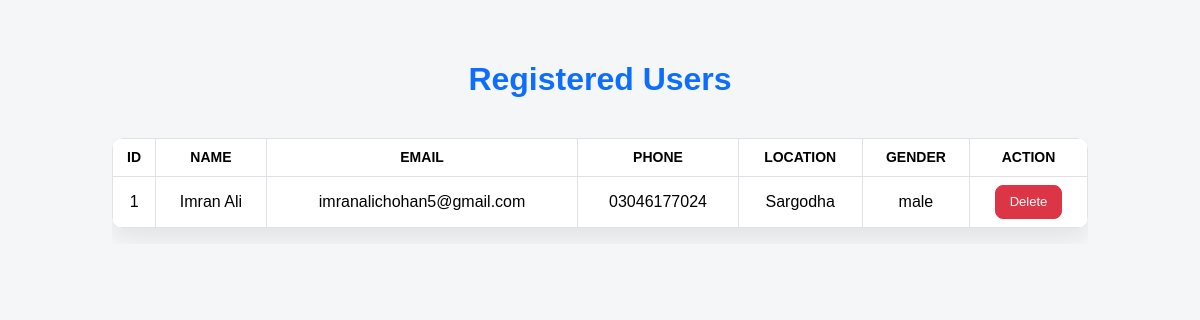
Page /admin_details/view_users.php on the committed database.
### tables this page shows
CREATE TABLE `users` (
  `id` int(11) NOT NULL,
  `name` varchar(255) NOT NULL,
  `email` varchar(255) NOT NULL,
  `phone` varchar(20) NOT NULL,
  `city` varchar(100) NOT NULL,
  `gender` varchar(20) NOT NULL,
  `password` varchar(255) NOT NULL,
  `created_at` timestamp NOT NULL DEFAULT current_timestamp()
);

### admin_details/view_users.php (the view, shortened to what this page needs)
<?php
include '../db.php';
?>
<!DOCTYPE html>
<html lang="en">
<head>
    <link href="https://cdn.jsdelivr.net/npm/bootstrap@5.3.3/dist/css/bootstrap.min.css" rel="stylesheet">
</head>
<body>
<div class="container">
    <h2>Registered Users</h2>
    <div class="table-responsive">
        <table class="table table-bordered table-hover align-middle">
            <thead>
                <tr>
                    <th>ID</th>
                    <th>Name</th>
                    <th>Email</th>
                    <th>Phone</th>
                    <th>location</th>
                    <th>Gender</th>
                    <th>Action</th>
                </tr>
            </thead>
            <tbody>
                <?php
                $users = mysqli_query($conn, "SELECT * FROM users ORDER BY id");
                if ($users && mysqli_num_rows($users) > 0):
                    while($user = mysqli_fetch_assoc($users)):
                ?>
                <tr>
                    <td><?php echo $user['id']; ?></td>
                    <td><?php echo htmlspecialchars($user['name']); ?></td>
                    <td><?php echo htmlspecialchars($user['email']); ?></td>
                    <td><?php echo htmlspecialchars($user['phone']); ?></td>
                    <td><?php echo htmlspecialchars($user['city']); ?></td>
                    <td><?php echo htmlspecialchars($user['gender']); ?></td>
                    <td>
                        <a href="delete_user.php?id=<?php echo $user['id']; ?>"
                           class="btn btn-danger btn-sm btn-delete"
                           onclick="return confirm('Are you sure you want to delete this user?')">
                            Delete
                        </a>
                    </td>
                </tr>
                <?php
                    endwhile;
                else:
                ?>
                <tr>
                    <td colspan="6">No users found!</td>
                </tr>
                <?php endif; ?>
            </tbody>
        </table>
    </div>
</div>
</body>
</html>

### admin_details/view_users.php (style rules this page uses)
body { background-color: #f4f6f8; font-family: 'Poppins', sans-serif; }
.container { margin-top: 60px; max-width: 1000px; }
h2 { color: #0d6efd; font-weight: 700; margin-bottom: 40px; text-align: center; }
table { background: #fff; border-radius: 12px; box-shadow: 0 10px 25px rgba(0,0,0,0.08); overflow: hidden; }
th, td { text-align: center; vertical-align: middle; padding: 12px 15px; }
th { background-color: #0d6efd; color: #fff; font-weight: 600; text-transform: uppercase; font-size: 14px; }
tbody tr { transition: all 0.3s ease; }
.btn-delete { padding: 6px 14px; font-size: 13px; border-radius: 8px; transition: all 0.2s ease; }

### rows in the picture
users: id "1", name "Imran Ali", email "imranalichohan5@gmail.com", phone "03046177024", city "Sargodha", gender "male"
